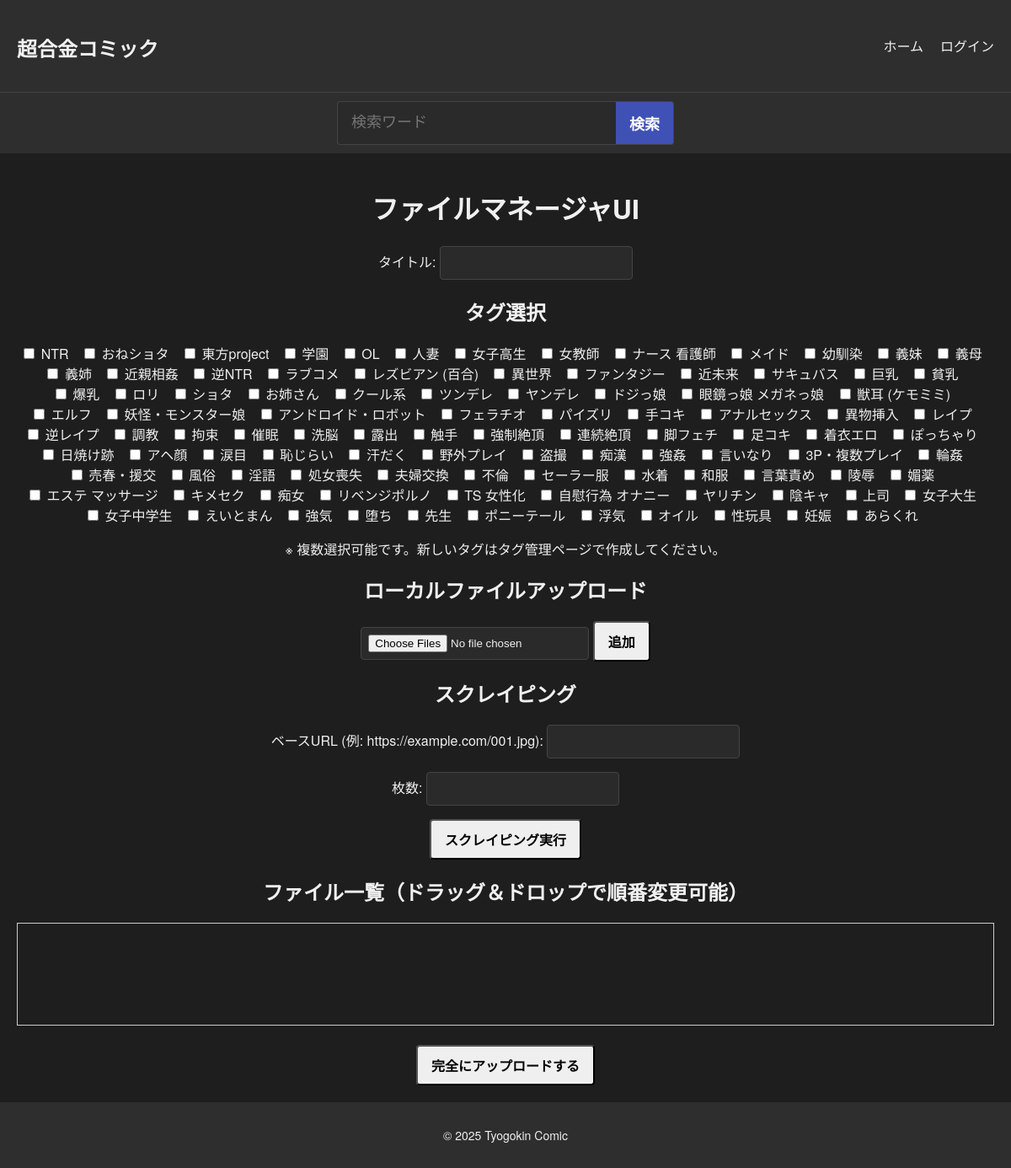
The app's page /file-manager/, older data.
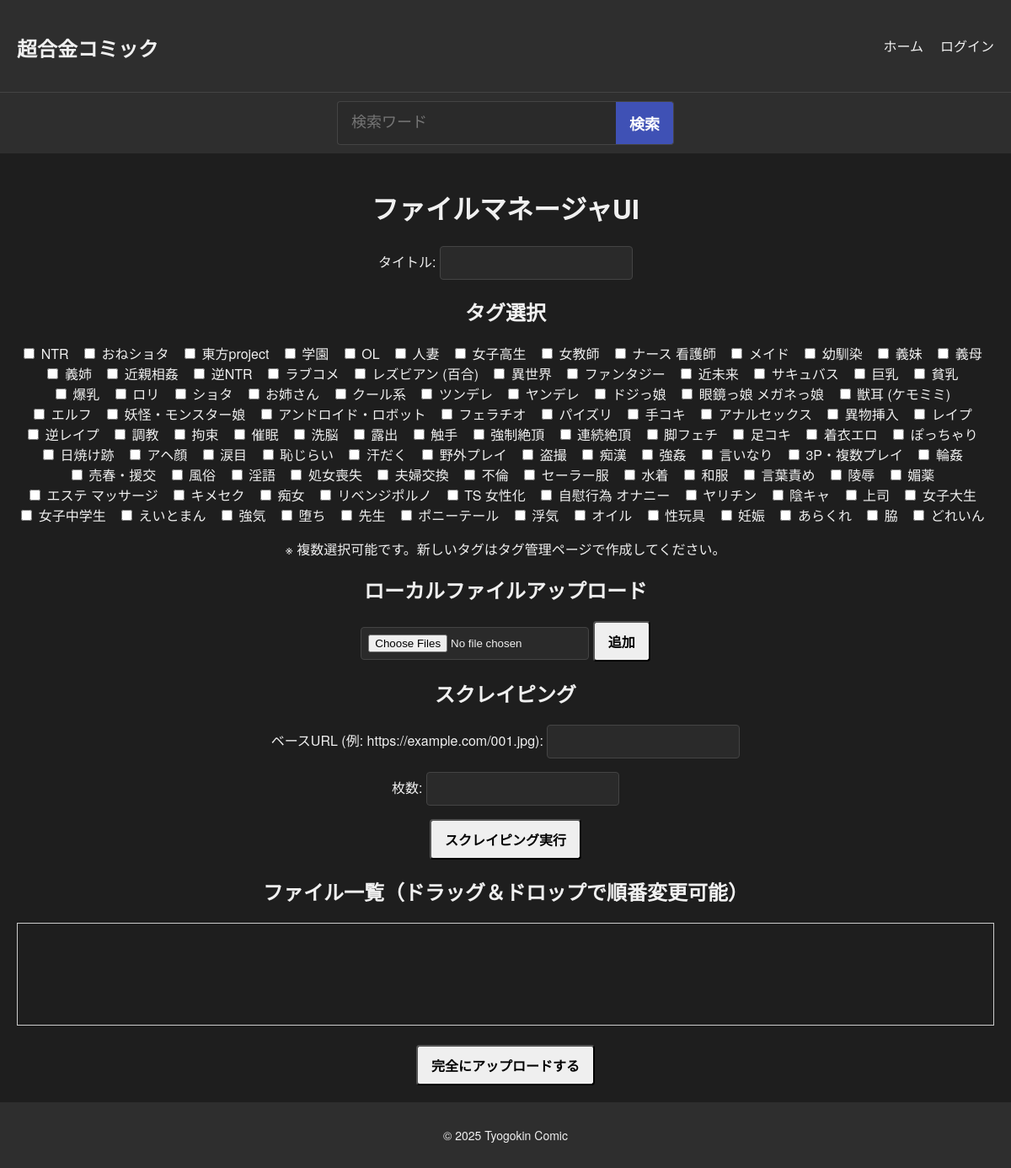
The same page, newer data.
### comic_app/models.py (models this page shows, shortened)
class Tag(models.Model):
    name = models.CharField(max_length=50, unique=True)

### comic_app/views.py (the view)
# urls.py: path('file-manager/', file_manager, name='file_manager'),
def file_manager(request):
    from .models import Tag  # GET 時にタグ一覧を渡すためのインポート
    if request.method == 'POST':
        title = request.POST.get('title')
        image_count = int(request.POST.get('image_count', '0'))
        selected_images = []
        for i in range(image_count):
            if request.POST.get(f'selected_{i}') == 'on':
                base64_data = request.POST.get(f'image_{i}')
                filename = request.POST.get(f'filename_{i}')
                selected_images.append({'base64': base64_data, 'filename': filename})
        selected_tag_ids = request.POST.getlist('tags')
        if title and selected_images:
            try:
                first_image = selected_images[0]
                comic = Comic.objects.create(
                    title=title,
                    thumbnail=ContentFile(base64.b64decode(first_image['base64']), name=first_image['filename'])
                )
                if selected_tag_ids:
                    comic.tags.set(selected_tag_ids)
                for img in selected_images:
                    ComicImage.objects.create(
                        comic=comic,
                        image=ContentFile(base64.b64decode(img['base64']), name=img['filename'])
                    )
            except StorageFullException as e:
                return render(request, "comic_app/storage_full_error.html", {"error_message": str(e)})
            except Exception as e:
                err_msg = str(e)
                if "再認証" in err_msg:
                    return render(request, "comic_app/re_authentication_required.html", {"error_message": err_msg})
                else:
                    messages.error(request, f"アップロードエラー: {err_msg}")
                    return redirect('file_manager')
            return redirect('comic_list')
        else:
            error = "タイトルと少なくとも1つの画像を選択してください。"
            tags = Tag.objects.all()
            return render(request, 'comic_app/file_manager.html', {'error': error, 'scrape_form': ScrapeImagesForm(), 'tags': tags})
    else:
        tags = Tag.objects.all()
        return render(request, 'comic_app/file_manager.html', {'scrape_form': ScrapeImagesForm(), 'tags': tags})

### comic_app/forms.py
class ScrapeImagesForm(forms.Form):
    base_url = forms.URLField(label="ベースURL (例: https://example.com/001.jpg)")
    count = forms.IntegerField(label="枚数", min_value=1)

### comic_app/context_processors.py (called while the page is built)
def free_storage(request):
    if request.user.is_superuser:
        total_free_bytes = get_total_free_storage()
        total_free_gb = total_free_bytes / (1024 ** 3)
        storage_str = f"{total_free_gb:.2f} GB"
    else:
        storage_str = ""
    return {'total_free_storage': storage_str}

### comic_app/templates/comic_app/file_manager.html (shortened to what this page needs)
{% extends "comic_app/base.html" %}
{% load static %}
{% block content %}
<h1>ファイルマネージャUI</h1>
<div>
  <label for="comic_title">タイトル:</label>
  <input type="text" id="comic_title" name="title" form="finalForm" required>
</div>
<div>
  <h2>タグ選択</h2>
  <div>
    {% for tag in tags %}
      <label style="display:inline-block; margin-right: 10px;">
        <input type="checkbox" name="tags" value="{{ tag.id }}" form="finalForm">
        {{ tag.name }}
      </label>
    {% endfor %}
  </div>
  <p>※ 複数選択可能です。新しいタグはタグ管理ページで作成してください。</p>
</div>
<div>
  <h2>ローカルファイルアップロード</h2>
  <input type="file" id="localFiles" multiple accept="image/*">
  <button type="button" onclick="addLocalFiles()">追加</button>
</div>
<div>
  <h2>スクレイピング</h2>
  <form id="scrapeForm">
    {{ scrape_form.as_p }}
    <button type="button" onclick="scrapeImages()">スクレイピング実行</button>
  </form>
</div>
<h2>ファイル一覧（ドラッグ＆ドロップで順番変更可能）</h2>
<div id="fileManager" style="border: 1px solid #ccc; padding: 10px; min-height: 100px;">
</div>
<br>
<form id="finalForm" method="post" action="{% url 'file_manager' %}">
  <button type="submit">完全にアップロードする</button>
</form>
{% endblock %}

Row changes from the older to the newer data that the page shows:
added Tag: name "脇"
added Tag: name "どれいん"
